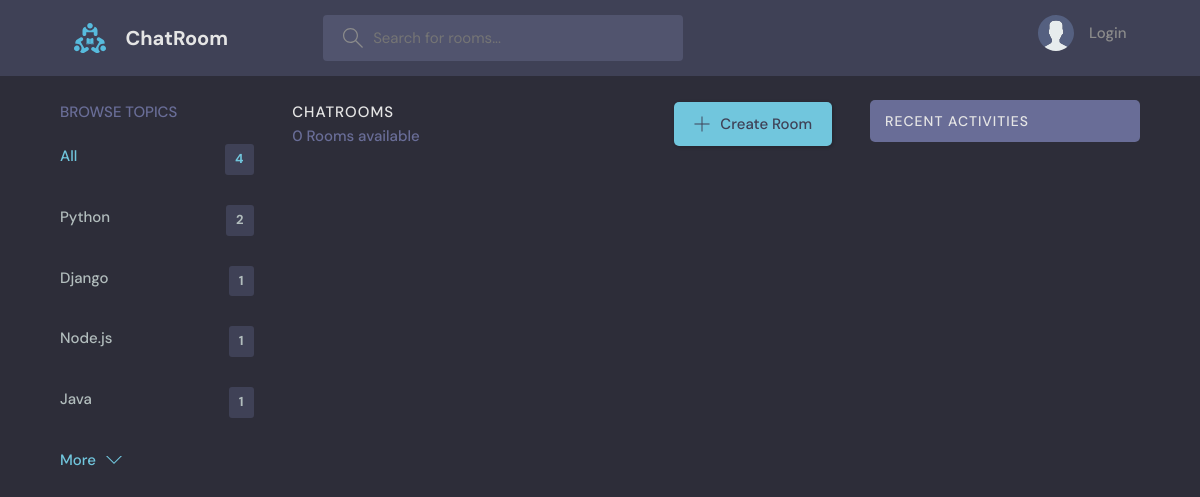
/?q=Vercel, run on an earlier commit of the app's database.
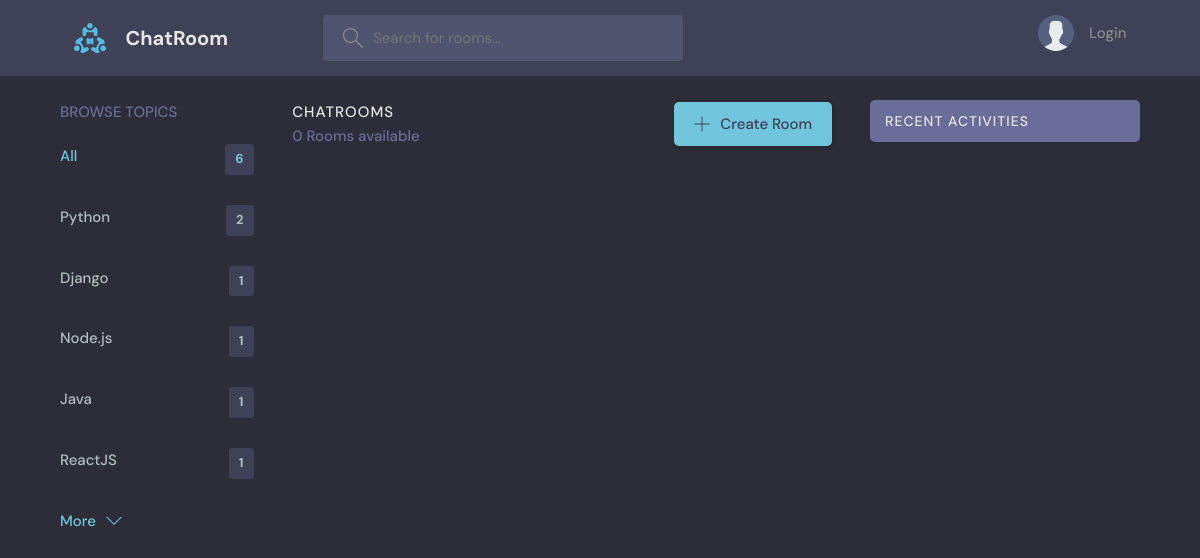
And on a later commit of the database.
### base/models.py (models this page shows, shortened)
class Topic(models.Model):
    name = models.CharField(max_length=200)

### base/views.py (the view)
# urls.py: path('',views.home,name="home"),
def home(request):
    q= request.GET.get('q') if request.GET.get('q') != None else ''
    rooms=Room.objects.filter(
        Q(topic__name__icontains=q) |
        Q(name__icontains=q) |
        Q(description__icontains=q)
    )
    room_count = rooms.count()
    topics=Topic.objects.all()
    room_messages=Message.objects.filter(Q(room__topic__name__icontains=q))
    context = {'rooms':rooms,'topics':topics,'room_count':room_count,'room_messages':room_messages}
    return render(request, 'base/home.html',context)

### base/templates/base/home.html (shortened to what this page needs)
{% extends 'main.html' %}
{% block content %}
<main class="layout layout--3">
  <div class="container">
    {% include 'base/topics_component.html' %}
    <div class="roomList">
      <div class="roomList__header">
        <div>
          <h2>Chatrooms</h2>
          <p>{{room_count}} Rooms available</p>
        </div>
        <a class="btn btn--main" href="{% url 'create-room' %}">
          <svg version="1.1" xmlns="http://www.w3.org/2000/svg" width="32" height="32" viewBox="0 0 32 32">
            <title>add</title>
            <path
              d="M16.943 0.943h-1.885v14.115h-14.115v1.885h14.115v14.115h1.885v-14.115h14.115v-1.885h-14.115v-14.115z"
            ></path>
          </svg>
          Create Room
        </a>
      </div>
    </div>
    {% include 'base/activity_component.html' %}
  </div>
</main>
{% endblock %}

### base/templates/base/topics_component.html
<div class="topics">
    <div class="topics__header">
      <h2>Browse Topics</h2>
    </div>
    <ul class="topics__list">
      <li>
        <a href="{% url 'home' %}" class="active">All <span>{{topics.count}}</span></a>
      </li>
      {% for topic in topics|slice:":5" %}
        <li>
            <a href="{% url 'home' %}?q={{topic.name}}">{{topic.name}} <span>{{topic.room_set.all.count}}</span></a>
        </li>
      {% endfor %}
    </ul>
    <a class="btn btn--link" href="{% url 'topics' %}">
      More
      <svg version="1.1" xmlns="http://www.w3.org/2000/svg" width="32" height="32" viewBox="0 0 32 32">
        <title>chevron-down</title>
        <path d="M16 21l-13-13h-3l16 16 16-16h-3l-13 13z"></path>
      </svg>
    </a>
  </div>

What changed in the data, as far as the page shows it:
added Topic: name "ReactJS", room_set.all.count "1"
Also different on the page:
{{ topics.count }}: "4" → "6"
